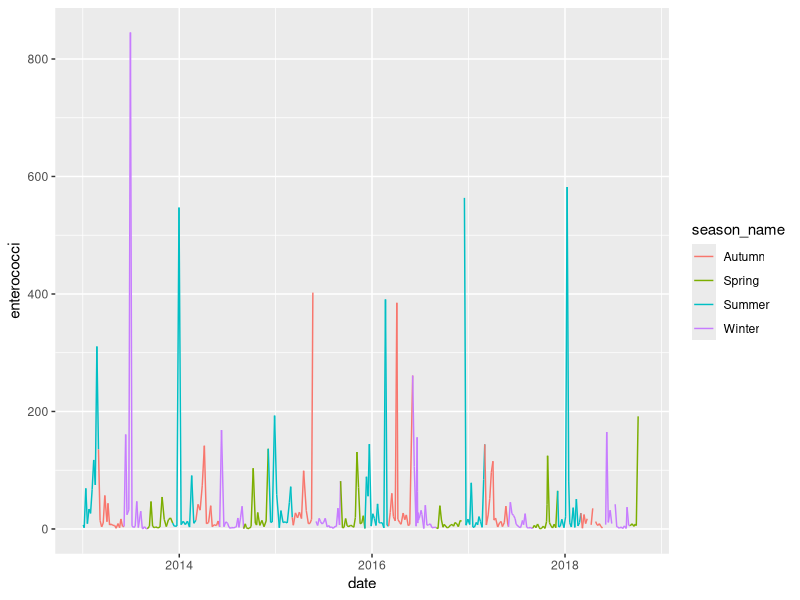
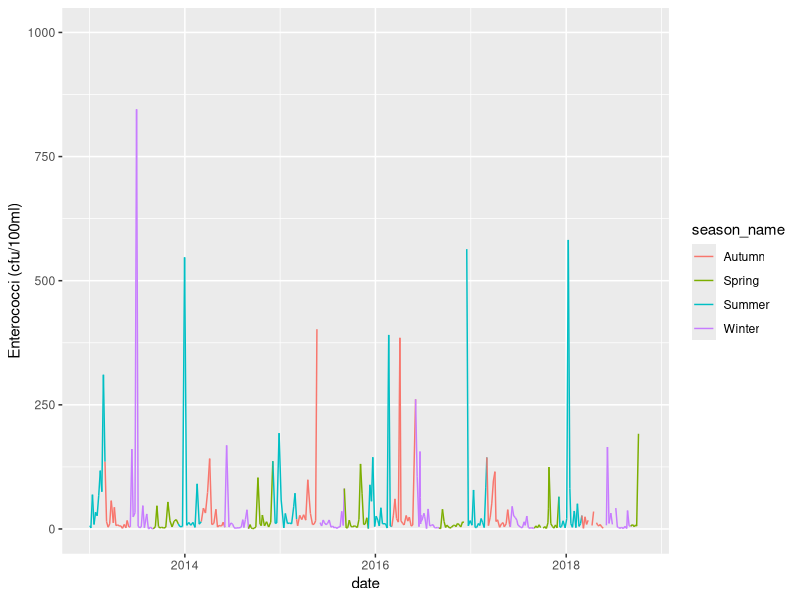
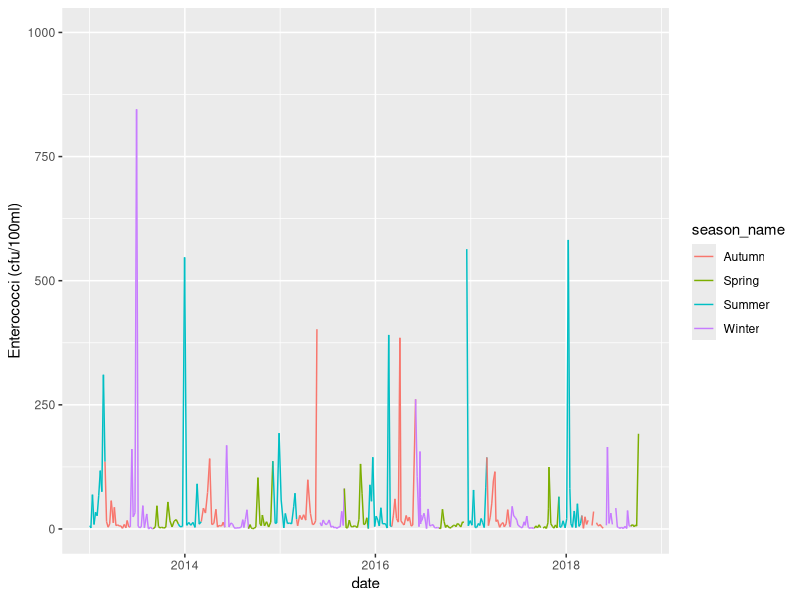
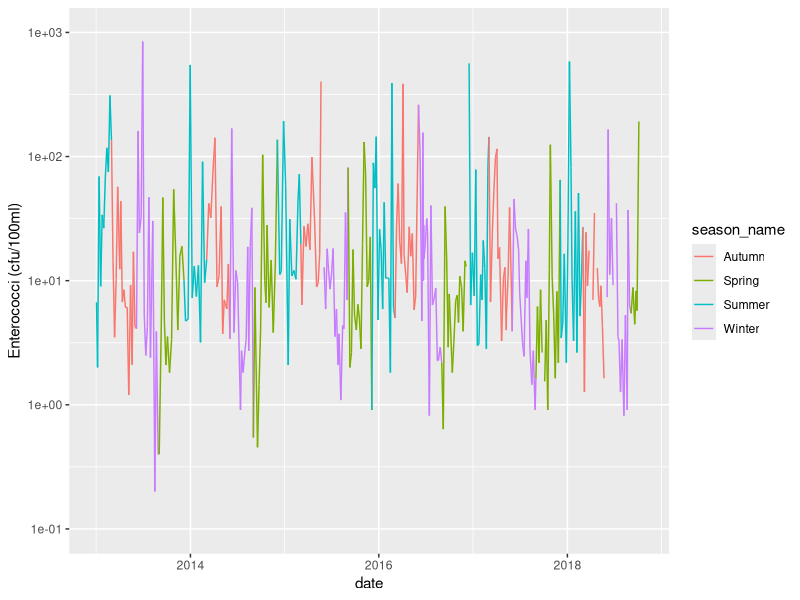
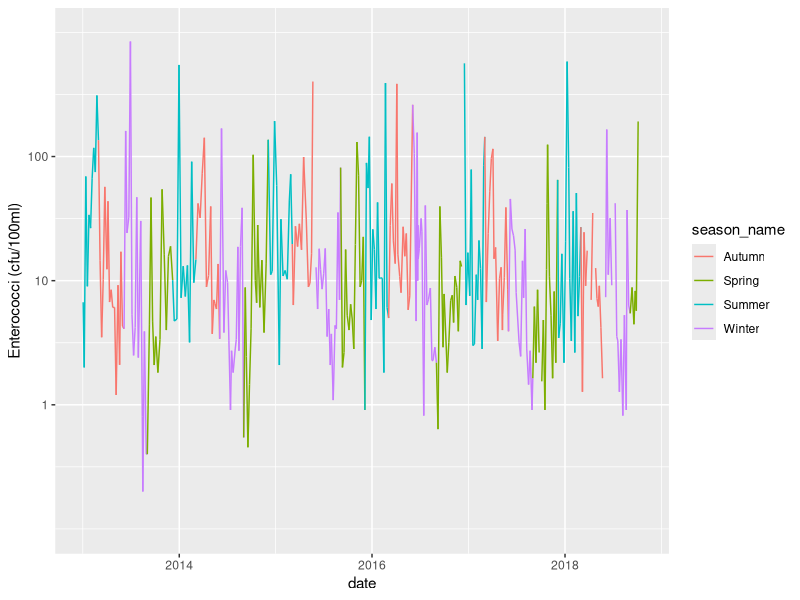
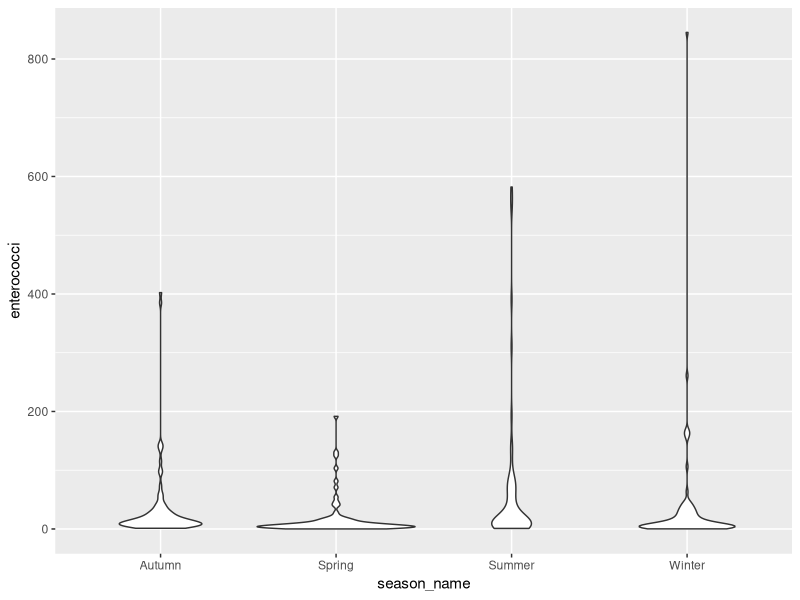
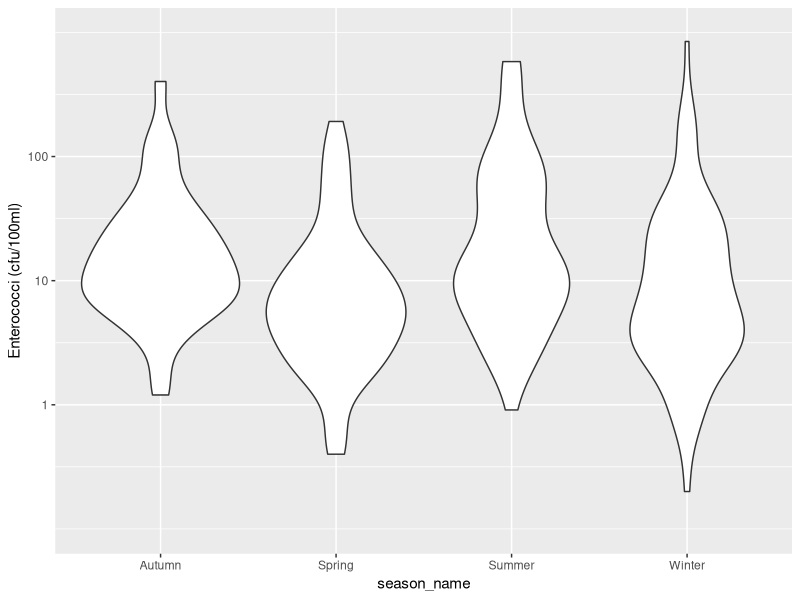
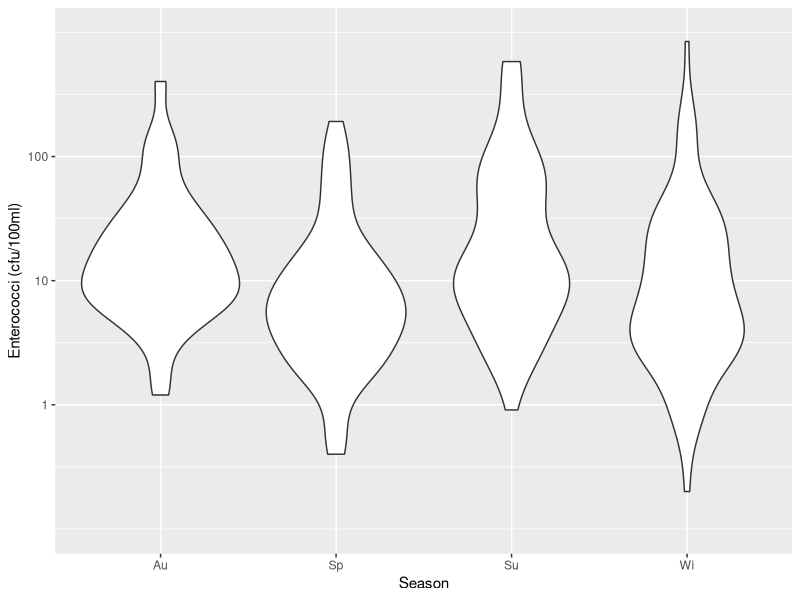

Here is the R script that generated these plots, in order:
library(tidyverse)
library(here)
beaches <- read_csv(here("data","sydneybeaches3.csv"))

# Start with this plot
a <- ggplot(
  data = beaches,
  mapping = aes(
    x = date,
    y = enterococci,
    colour = season_name,
    group = 1
    )
  ) +
  geom_line()


# Let's modify the y-axis scale. One way we could
# to it is like this:
a1 <- a +
  ylab("Enterococci (cfu/100ml)") +
  ylim(.1, 1000)

# Notice though that this is identical. The ylab
# and ylim functions are just convenient wrappers
# that modify a scale. When you have to do lots of
# things to a scale it's often easier to use the
# scale_y_continuous function.

# Exercise 1:
#
# Reproduce the plot (a1) using scale_y_continuous
# rather than ylab and ylim

#### YOUR-CODE-HERE ####

# Solution 1

a2 <- a +
  scale_y_continuous(
    name = "Enterococci (cfu/100ml)",
    limits = c(.1, 1000)
  )


# That looks a bit hard to read. There are several
# built-in options that you can specify with a
# character vector (see function docs for a listing)

# Exercise 2: use a "log10" transformation on the
# y-axis scale.

#### YOUR-CODE-HERE ####

# Solution 2:

a3 <- a +
  scale_y_continuous(
    name = "Enterococci (cfu/100ml)",
    limits = c(.1, 1000),
    trans = "log10"
  )

# The scales package includes a variety of functions that
# you can use to specify a transformation. I won't cover
# those here.

# We can also change where the tick marks appear. Take a
# look at what this code does:
a4 <- a +
  scale_y_continuous(
    name = "Enterococci (cfu/100ml)",
    trans = "log10",
    breaks = c(1, 10, 100),
    limits = c(.1, 1000)
  )

# Again, the scales package can be your friend here.
# It has tools for formatting the labels (e.g.,
# using commas, dollar signs, avoiding scientific
# notation etc). I won't cover that here though.


# For the next exercise, we start with this plot
b <- ggplot(
  data = beaches,
  mapping = aes(
    x = season_name,
    y = enterococci)
  ) +
  geom_violin()

# Next we transform the y-axis scale:
c <- b +
  scale_y_continuous(
    name = "Enterococci (cfu/100ml)",
    trans = "log10",
    breaks = c(1, 10, 100),
    limits = c(.1, 1000)
  )


# Exercise 3: Compare the violin plots in b and c



# Bonus:
#
# The x-axis in plot c is a discrete scale. We
# can modify the labels it uses manually, though
# that's not amazingly helpful here
c1 <- c +
  scale_x_discrete(
    name = "Season",
    labels = c(
      "Summer" = "Su",
      "Autumn" = "Au",
      "Winter" = "Wi",
      "Spring" = "Sp"
    )
  )

# A better example is this. First here's
# the base plot
d <- ggplot(
  data = beaches,
  mapping = aes(
    x = reorder(month_name, month),
    y = enterococci)
  ) +
  geom_violin() +
  scale_y_continuous(
    name = "Enterococci (cfu/100ml)",
    trans = "log10",
    breaks = c(1, 10, 100),
    limits = c(.1, 1000)
  )

# Depending on how much room you have, you
# might want to shorten the month names. To do that
# we specify a labeller function that takes the original
# label as input and returns the new label:
d1 <- d +
  scale_x_discrete(
    name = "Month",
    labels = abbreviate)

# If you don't like base::abbreviate, you can always
# write your own :-)
threeletter <- function(string) {
  stringr::str_trunc(string, width = 3, ellipsis = "")
}

d2 <- d +
  scale_x_discrete(
    name = "Month",
    labels = threeletter)
